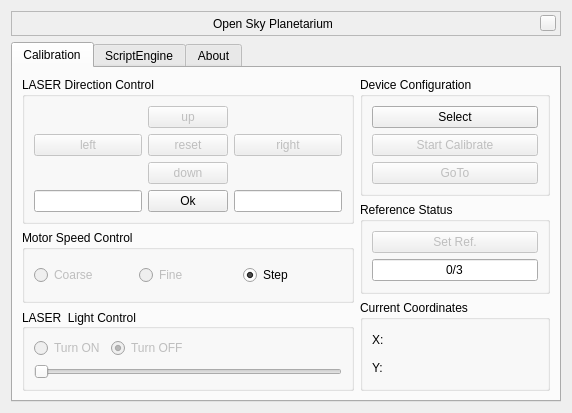
<?xml version="1.0" encoding="UTF-8"?>
<ui version="4.0">
 <class>OSPMainDialog</class>
 <widget class="QWidget" name="OSPMainDialog">
  <property name="geometry">
   <rect>
    <x>0</x>
    <y>0</y>
    <width>572</width>
    <height>413</height>
   </rect>
  </property>
  <property name="sizePolicy">
   <sizepolicy hsizetype="Minimum" vsizetype="Preferred">
    <horstretch>0</horstretch>
    <verstretch>0</verstretch>
   </sizepolicy>
  </property>
  <property name="focusPolicy">
   <enum>Qt::ClickFocus</enum>
  </property>
  <property name="windowTitle">
   <string>Form</string>
  </property>
  <layout class="QVBoxLayout" name="verticalLayout">
   <item>
    <widget class="BarFrame" name="TitleBar">
     <property name="sizePolicy">
      <sizepolicy hsizetype="Expanding" vsizetype="Minimum">
       <horstretch>0</horstretch>
       <verstretch>0</verstretch>
      </sizepolicy>
     </property>
     <property name="minimumSize">
      <size>
       <width>0</width>
       <height>25</height>
      </size>
     </property>
     <property name="maximumSize">
      <size>
       <width>16777215</width>
       <height>30</height>
      </size>
     </property>
     <property name="focusPolicy">
      <enum>Qt::NoFocus</enum>
     </property>
     <property name="autoFillBackground">
      <bool>false</bool>
     </property>
     <property name="frameShape">
      <enum>QFrame::StyledPanel</enum>
     </property>
     <layout class="QHBoxLayout" name="_2">
      <property name="spacing">
       <number>6</number>
      </property>
      <property name="leftMargin">
       <number>0</number>
      </property>
      <property name="topMargin">
       <number>0</number>
      </property>
      <property name="rightMargin">
       <number>4</number>
      </property>
      <property name="bottomMargin">
       <number>0</number>
      </property>
      <item>
       <spacer name="leftSpacer">
        <property name="orientation">
         <enum>Qt::Horizontal</enum>
        </property>
        <property name="sizeHint" stdset="0">
         <size>
          <width>40</width>
          <height>20</height>
         </size>
        </property>
       </spacer>
      </item>
      <item>
       <widget class="QLabel" name="stelWindowTitle">
        <property name="text">
         <string>Open Sky Planetarium</string>
        </property>
       </widget>
      </item>
      <item>
       <spacer name="rightSpacer">
        <property name="orientation">
         <enum>Qt::Horizontal</enum>
        </property>
        <property name="sizeHint" stdset="0">
         <size>
          <width>40</width>
          <height>20</height>
         </size>
        </property>
       </spacer>
      </item>
      <item>
       <widget class="QPushButton" name="closeStelWindow">
        <property name="minimumSize">
         <size>
          <width>16</width>
          <height>16</height>
         </size>
        </property>
        <property name="maximumSize">
         <size>
          <width>16</width>
          <height>16</height>
         </size>
        </property>
        <property name="focusPolicy">
         <enum>Qt::NoFocus</enum>
        </property>
        <property name="text">
         <string/>
        </property>
       </widget>
      </item>
     </layout>
    </widget>
   </item>
   <item>
    <widget class="QTabWidget" name="tabWidg">
     <property name="tabPosition">
      <enum>QTabWidget::North</enum>
     </property>
     <property name="tabShape">
      <enum>QTabWidget::Rounded</enum>
     </property>
     <property name="currentIndex">
      <number>0</number>
     </property>
     <property name="movable">
      <bool>false</bool>
     </property>
     <property name="tabBarAutoHide">
      <bool>false</bool>
     </property>
     <widget class="QWidget" name="calTab">
      <attribute name="title">
       <string>Calibration</string>
      </attribute>
      <layout class="QHBoxLayout" name="horizontalLayout_4">
       <item>
        <layout class="QVBoxLayout" name="verticalLayout_8">
         <item>
          <widget class="QGroupBox" name="laserDirControl">
           <property name="toolTip">
            <string/>
           </property>
           <property name="title">
            <string>LASER Direction Control</string>
           </property>
           <layout class="QGridLayout" name="gridLayout">
            <item row="1" column="3">
             <widget class="QPushButton" name="mvRight">
              <property name="enabled">
               <bool>false</bool>
              </property>
              <property name="toolTip">
               <string>Makes the LASER move rightwards upto 360 degrees from (0,0).</string>
              </property>
              <property name="text">
               <string>right</string>
              </property>
             </widget>
            </item>
            <item row="2" column="2">
             <widget class="QPushButton" name="mvDown">
              <property name="enabled">
               <bool>false</bool>
              </property>
              <property name="toolTip">
               <string>Makes the LASER move downward only if it is not at (0,0).</string>
              </property>
              <property name="text">
               <string>down</string>
              </property>
             </widget>
            </item>
            <item row="1" column="1">
             <widget class="QPushButton" name="mvLeft">
              <property name="enabled">
               <bool>false</bool>
              </property>
              <property name="toolTip">
               <string>Makes the LASER move leftwards only if it is not at (0,0).</string>
              </property>
              <property name="text">
               <string>left</string>
              </property>
             </widget>
            </item>
            <item row="0" column="2">
             <widget class="QPushButton" name="mvUp">
              <property name="enabled">
               <bool>false</bool>
              </property>
              <property name="toolTip">
               <string>Makes the LASER move upwards upto 90 degrees from (0,0).</string>
              </property>
              <property name="text">
               <string>up</string>
              </property>
             </widget>
            </item>
            <item row="3" column="3">
             <widget class="QLineEdit" name="ySteps">
              <property name="toolTip">
               <string>The number of degrees LASER should move vertically</string>
              </property>
              <property name="whatsThis">
               <string>&lt;html&gt;&lt;head/&gt;&lt;body&gt;&lt;p&gt;Y degrees&lt;/p&gt;&lt;/body&gt;&lt;/html&gt;</string>
              </property>
             </widget>
            </item>
            <item row="1" column="2">
             <widget class="QPushButton" name="reset">
              <property name="enabled">
               <bool>false</bool>
              </property>
              <property name="toolTip">
               <string>Takes the LASER to (0,0).</string>
              </property>
              <property name="text">
               <string>reset</string>
              </property>
             </widget>
            </item>
            <item row="3" column="1">
             <widget class="QLineEdit" name="xSteps">
              <property name="toolTip">
               <string>The number of degrees LASER should move horizontally</string>
              </property>
              <property name="statusTip">
               <string/>
              </property>
              <property name="whatsThis">
               <string>&lt;html&gt;&lt;head/&gt;&lt;body&gt;&lt;p&gt;X degrees&lt;/p&gt;&lt;/body&gt;&lt;/html&gt;</string>
              </property>
             </widget>
            </item>
            <item row="3" column="2">
             <widget class="QPushButton" name="nSteps">
              <property name="toolTip">
               <string>Makes the LASER move x,y degrees</string>
              </property>
              <property name="text">
               <string>Ok</string>
              </property>
             </widget>
            </item>
           </layout>
          </widget>
         </item>
         <item>
          <widget class="QGroupBox" name="MotorSwitchingControl">
           <property name="sizePolicy">
            <sizepolicy hsizetype="Preferred" vsizetype="Preferred">
             <horstretch>0</horstretch>
             <verstretch>0</verstretch>
            </sizepolicy>
           </property>
           <property name="title">
            <string>Motor Speed Control</string>
           </property>
           <layout class="QHBoxLayout" name="horizontalLayout">
            <item>
             <widget class="QRadioButton" name="CoarseAdj">
              <property name="enabled">
               <bool>false</bool>
              </property>
              <property name="focusPolicy">
               <enum>Qt::StrongFocus</enum>
              </property>
              <property name="toolTip">
               <string>Makes the movement of LASER fast during its direction control.</string>
              </property>
              <property name="text">
               <string>Coarse</string>
              </property>
              <property name="checked">
               <bool>false</bool>
              </property>
             </widget>
            </item>
            <item>
             <widget class="QRadioButton" name="FineAdj">
              <property name="enabled">
               <bool>false</bool>
              </property>
              <property name="toolTip">
               <string>Makes the movement of LASER slow during its direction control. </string>
              </property>
              <property name="text">
               <string>Fine</string>
              </property>
              <property name="checked">
               <bool>false</bool>
              </property>
             </widget>
            </item>
            <item>
             <widget class="QRadioButton" name="StepAdj">
              <property name="toolTip">
               <string>Makes the LASER move one step at a time during its direction control. </string>
              </property>
              <property name="text">
               <string>Step</string>
              </property>
              <property name="checked">
               <bool>true</bool>
              </property>
             </widget>
            </item>
           </layout>
          </widget>
         </item>
         <item>
          <widget class="QGroupBox" name="laserlightControl">
           <property name="contextMenuPolicy">
            <enum>Qt::PreventContextMenu</enum>
           </property>
           <property name="toolTip">
            <string/>
           </property>
           <property name="title">
            <string>LASER  Light Control</string>
           </property>
           <property name="alignment">
            <set>Qt::AlignLeading|Qt::AlignLeft|Qt::AlignVCenter</set>
           </property>
           <layout class="QFormLayout" name="formLayout">
            <item row="3" column="0" colspan="2">
             <widget class="QSlider" name="intensity">
              <property name="enabled">
               <bool>false</bool>
              </property>
              <property name="toolTip">
               <string>Controls the intensity of LASER. Drag the slider to change the intensity.</string>
              </property>
              <property name="minimum">
               <number>50</number>
              </property>
              <property name="maximum">
               <number>255</number>
              </property>
              <property name="value">
               <number>50</number>
              </property>
              <property name="sliderPosition">
               <number>50</number>
              </property>
              <property name="tracking">
               <bool>false</bool>
              </property>
              <property name="orientation">
               <enum>Qt::Horizontal</enum>
              </property>
             </widget>
            </item>
            <item row="1" column="1">
             <widget class="QRadioButton" name="laserOff">
              <property name="enabled">
               <bool>false</bool>
              </property>
              <property name="toolTip">
               <string>Turns the LASER off and sends the slider to its initial position. </string>
              </property>
              <property name="text">
               <string>Turn OFF</string>
              </property>
              <property name="checked">
               <bool>true</bool>
              </property>
              <attribute name="buttonGroup">
               <string notr="true">buttonGroup</string>
              </attribute>
             </widget>
            </item>
            <item row="1" column="0">
             <widget class="QRadioButton" name="laserOn">
              <property name="enabled">
               <bool>false</bool>
              </property>
              <property name="focusPolicy">
               <enum>Qt::StrongFocus</enum>
              </property>
              <property name="toolTip">
               <string>Turns the LASER on and enables slider to control intensity.</string>
              </property>
              <property name="text">
               <string>Turn ON</string>
              </property>
              <property name="checked">
               <bool>false</bool>
              </property>
              <attribute name="buttonGroup">
               <string notr="true">buttonGroup</string>
              </attribute>
             </widget>
            </item>
           </layout>
          </widget>
         </item>
        </layout>
       </item>
       <item>
        <layout class="QVBoxLayout" name="verticalLayout_6">
         <item>
          <widget class="QGroupBox" name="configDevice">
           <property name="title">
            <string>Device Configuration</string>
           </property>
           <layout class="QVBoxLayout" name="verticalLayout_5">
            <item>
             <widget class="QPushButton" name="selectDev">
              <property name="enabled">
               <bool>true</bool>
              </property>
              <property name="toolTip">
               <string>Selects the connected device.</string>
              </property>
              <property name="text">
               <string>Select</string>
              </property>
             </widget>
            </item>
            <item>
             <widget class="QPushButton" name="startCal">
              <property name="enabled">
               <bool>false</bool>
              </property>
              <property name="toolTip">
               <string>Initializes calibration using 2 or 3 reference stars. Also, it sets the current position of LASER as (0,0).</string>
              </property>
              <property name="text">
               <string>Start Calibrate</string>
              </property>
             </widget>
            </item>
            <item>
             <widget class="QPushButton" name="goTo">
              <property name="enabled">
               <bool>false</bool>
              </property>
              <property name="toolTip">
               <string>Takes the LASER to selected star after calibration has been accomplished.</string>
              </property>
              <property name="text">
               <string>GoTo</string>
              </property>
             </widget>
            </item>
           </layout>
          </widget>
         </item>
         <item>
          <widget class="QGroupBox" name="refStatus">
           <property name="title">
            <string>Reference Status</string>
           </property>
           <layout class="QVBoxLayout" name="verticalLayout_7">
            <item>
             <widget class="QPushButton" name="setRef">
              <property name="enabled">
               <bool>false</bool>
              </property>
              <property name="toolTip">
               <string>Sets reference when a star is selected. It is disabled when three references have been set successfully.</string>
              </property>
              <property name="text">
               <string>Set Ref.</string>
              </property>
             </widget>
            </item>
            <item>
             <widget class="QLineEdit" name="refStat">
              <property name="enabled">
               <bool>true</bool>
              </property>
              <property name="toolTip">
               <string>Displays the number of references set.</string>
              </property>
              <property name="text">
               <string>0/3</string>
              </property>
              <property name="alignment">
               <set>Qt::AlignCenter</set>
              </property>
              <property name="readOnly">
               <bool>true</bool>
              </property>
             </widget>
            </item>
           </layout>
          </widget>
         </item>
         <item>
          <widget class="QGroupBox" name="groupBox_2">
           <property name="toolTip">
            <string/>
           </property>
           <property name="title">
            <string>Current Coordinates</string>
           </property>
           <layout class="QVBoxLayout" name="verticalLayout_2">
            <item>
             <layout class="QHBoxLayout" name="horizontalLayout_5">
              <item>
               <widget class="QLabel" name="label">
                <property name="toolTip">
                 <string>Displays the current horizontal position of LASER in degrees. </string>
                </property>
                <property name="text">
                 <string>X:</string>
                </property>
               </widget>
              </item>
              <item>
               <widget class="QLabel" name="X">
                <property name="text">
                 <string/>
                </property>
               </widget>
              </item>
             </layout>
            </item>
            <item>
             <layout class="QHBoxLayout" name="horizontalLayout_6">
              <item>
               <widget class="QLabel" name="label_3">
                <property name="toolTip">
                 <string>Displays the current vertical position of LASER in degrees.</string>
                </property>
                <property name="text">
                 <string>Y:</string>
                </property>
               </widget>
              </item>
              <item>
               <widget class="QLabel" name="Y">
                <property name="text">
                 <string/>
                </property>
               </widget>
              </item>
             </layout>
            </item>
           </layout>
          </widget>
         </item>
        </layout>
       </item>
      </layout>
     </widget>
     <widget class="QWidget" name="scriptTab">
      <attribute name="title">
       <string>ScriptEngine</string>
      </attribute>
      <widget class="QSplitter" name="splitter">
       <property name="geometry">
        <rect>
         <x>341</x>
         <y>41</y>
         <width>101</width>
         <height>291</height>
        </rect>
       </property>
       <property name="orientation">
        <enum>Qt::Vertical</enum>
       </property>
       <widget class="QSlider" name="volumeChanged">
        <property name="enabled">
         <bool>true</bool>
        </property>
        <property name="sizePolicy">
         <sizepolicy hsizetype="Expanding" vsizetype="Expanding">
          <horstretch>0</horstretch>
          <verstretch>0</verstretch>
         </sizepolicy>
        </property>
        <property name="cursor">
         <cursorShape>BusyCursor</cursorShape>
        </property>
        <property name="value">
         <number>50</number>
        </property>
        <property name="orientation">
         <enum>Qt::Horizontal</enum>
        </property>
       </widget>
       <widget class="QPushButton" name="playui">
        <property name="enabled">
         <bool>false</bool>
        </property>
        <property name="text">
         <string>Play</string>
        </property>
       </widget>
       <widget class="QPushButton" name="stopui">
        <property name="enabled">
         <bool>true</bool>
        </property>
        <property name="text">
         <string>Stop</string>
        </property>
       </widget>
       <widget class="QPushButton" name="openScript">
        <property name="text">
         <string>Open</string>
        </property>
       </widget>
       <widget class="QPushButton" name="saveScript">
        <property name="text">
         <string>Save</string>
        </property>
       </widget>
       <widget class="QPushButton" name="compScript">
        <property name="text">
         <string>Build</string>
        </property>
       </widget>
       <widget class="QPushButton" name="execScript">
        <property name="enabled">
         <bool>true</bool>
        </property>
        <property name="text">
         <string>Build + Run</string>
        </property>
       </widget>
      </widget>
      <widget class="QSplitter" name="splitter_2">
       <property name="geometry">
        <rect>
         <x>10</x>
         <y>10</y>
         <width>431</width>
         <height>23</height>
        </rect>
       </property>
       <property name="orientation">
        <enum>Qt::Horizontal</enum>
       </property>
       <widget class="QPushButton" name="gt">
        <property name="text">
         <string>Goto</string>
        </property>
       </widget>
       <widget class="QPushButton" name="pl">
        <property name="text">
         <string>Audio</string>
        </property>
       </widget>
       <widget class="QPushButton" name="wt">
        <property name="text">
         <string>WAIT</string>
        </property>
       </widget>
       <widget class="QPushButton" name="lo">
        <property name="text">
         <string>LASER ON/OFF</string>
        </property>
       </widget>
      </widget>
      <widget class="QTextEdit" name="scriptEdit">
       <property name="geometry">
        <rect>
         <x>13</x>
         <y>42</y>
         <width>321</width>
         <height>291</height>
        </rect>
       </property>
       <property name="autoFillBackground">
        <bool>true</bool>
       </property>
       <property name="inputMethodHints">
        <set>Qt::ImhLowercaseOnly|Qt::ImhMultiLine|Qt::ImhNoAutoUppercase</set>
       </property>
       <property name="frameShape">
        <enum>QFrame::StyledPanel</enum>
       </property>
       <property name="readOnly">
        <bool>false</bool>
       </property>
      </widget>
     </widget>
     <widget class="QWidget" name="abtTab">
      <attribute name="title">
       <string>About</string>
      </attribute>
      <layout class="QVBoxLayout" name="verticalLayout_4">
       <item>
        <widget class="QTextBrowser" name="textBrowser">
         <property name="html">
          <string>&lt;!DOCTYPE HTML PUBLIC &quot;-//W3C//DTD HTML 4.0//EN&quot; &quot;http://www.w3.org/TR/REC-html40/strict.dtd&quot;&gt;
&lt;html&gt;&lt;head&gt;&lt;meta name=&quot;qrichtext&quot; content=&quot;1&quot; /&gt;&lt;style type=&quot;text/css&quot;&gt;
p, li { white-space: pre-wrap; }
&lt;/style&gt;&lt;/head&gt;&lt;body style=&quot; font-family:'Sans Serif'; font-size:9pt; font-weight:400; font-style:normal;&quot;&gt;
&lt;p style=&quot; margin-top:0px; margin-bottom:0px; margin-left:0px; margin-right:0px; -qt-block-indent:0; text-indent:0px;&quot;&gt;&lt;span style=&quot; font-size:20pt; font-weight:600; text-decoration: underline;&quot;&gt;OpenSkyPlanetarium&lt;/span&gt;&lt;/p&gt;
&lt;p style=&quot;-qt-paragraph-type:empty; margin-top:0px; margin-bottom:0px; margin-left:0px; margin-right:0px; -qt-block-indent:0; text-indent:0px;&quot;&gt;&lt;br /&gt;&lt;/p&gt;
&lt;p style=&quot;-qt-paragraph-type:empty; margin-top:0px; margin-bottom:0px; margin-left:0px; margin-right:0px; -qt-block-indent:0; text-indent:0px;&quot;&gt;&lt;br /&gt;&lt;/p&gt;
&lt;p style=&quot; margin-top:0px; margin-bottom:0px; margin-left:0px; margin-right:0px; -qt-block-indent:0; text-indent:0px;&quot;&gt;An Open Source Initiative by IIT Bombay to bring interesting objects in the Open Sky closer to the common masses and school childrens.&lt;/p&gt;
&lt;p style=&quot;-qt-paragraph-type:empty; margin-top:0px; margin-bottom:0px; margin-left:0px; margin-right:0px; -qt-block-indent:0; text-indent:0px;&quot;&gt;&lt;br /&gt;&lt;/p&gt;
&lt;p style=&quot;-qt-paragraph-type:empty; margin-top:0px; margin-bottom:0px; margin-left:0px; margin-right:0px; -qt-block-indent:0; text-indent:0px;&quot;&gt;&lt;br /&gt;&lt;/p&gt;
&lt;p style=&quot; margin-top:0px; margin-bottom:0px; margin-left:0px; margin-right:0px; -qt-block-indent:0; text-indent:0px;&quot;&gt;Contact: IIT Bombay&lt;/p&gt;
&lt;p style=&quot; margin-top:0px; margin-bottom:0px; margin-left:0px; margin-right:0px; -qt-block-indent:0; text-indent:0px;&quot;&gt;Email: openskyplanetarium@fossee.in&lt;/p&gt;&lt;/body&gt;&lt;/html&gt;</string>
         </property>
        </widget>
       </item>
      </layout>
     </widget>
    </widget>
   </item>
  </layout>
 </widget>
 <customwidgets>
  <customwidget>
   <class>BarFrame</class>
   <extends>QFrame</extends>
   <header>Dialog.hpp</header>
   <container>1</container>
  </customwidget>
 </customwidgets>
 <resources/>
 <connections/>
 <buttongroups>
  <buttongroup name="buttonGroup"/>
 </buttongroups>
</ui>
